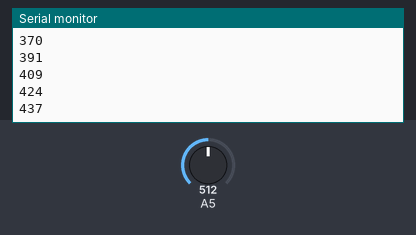
A sketch run on a simulated Arduino Uno, built with avr-gcc and run on an emulated ATmega328P. Shown: the last lines printed to the serial monitor. Inputs (shaded band) come from the test bench; at power-on: A5 = 512.

Above: at 1.2 s.
1.3 s: A5 set to 716
At 1.31 s:
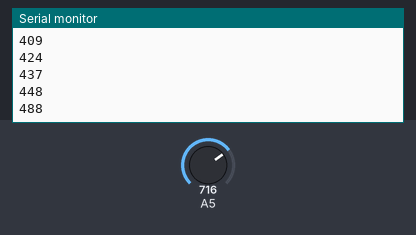
2.8 s: A5 set to 900
At 2.81 s:
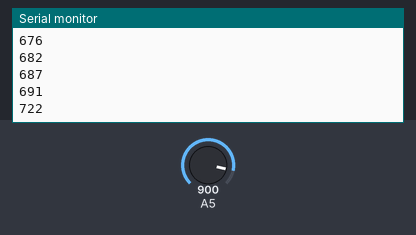
Timing chart, 0 to 5.8 s (numbered marks = the images above; inputs shaded):
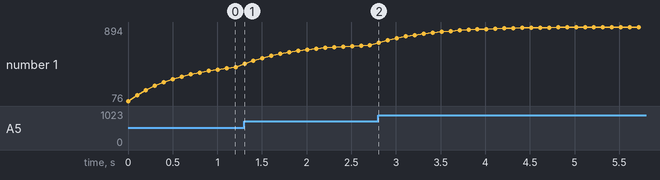

Measured:
- after the input at 1.3 s, the serial monitor: prints a new line at once (image 1)
- after the input at 2.8 s, the serial monitor: prints a new line at once (image 2)
- plotted number 1: 448 → 691 after the input at 1.3 s, 691 → 894 after the input at 2.8 s

The sketch:

Test_AnalogIn.ino
```cpp
#define LOW_PASS_FILTER(x0, x1) ((double)(x0)*0.85+(double)(x1)*0.15)
#define ARRAY_LEN(x) (sizeof((x))/sizeof((x)[0]))

int pins[]={13};
int buff[ARRAY_LEN(pins)] = {0};

void setup() {
  Serial.begin(115200);
}

void loop() {
  for(int i=0; i<ARRAY_LEN(pins); i++){
    int s = analogRead(pins[i]);
    buff[i] = LOW_PASS_FILTER(buff[i],s);
    Serial.println(buff[i]);//LPFを通したADコンバータの値
  }
  delay(100);
}
```
